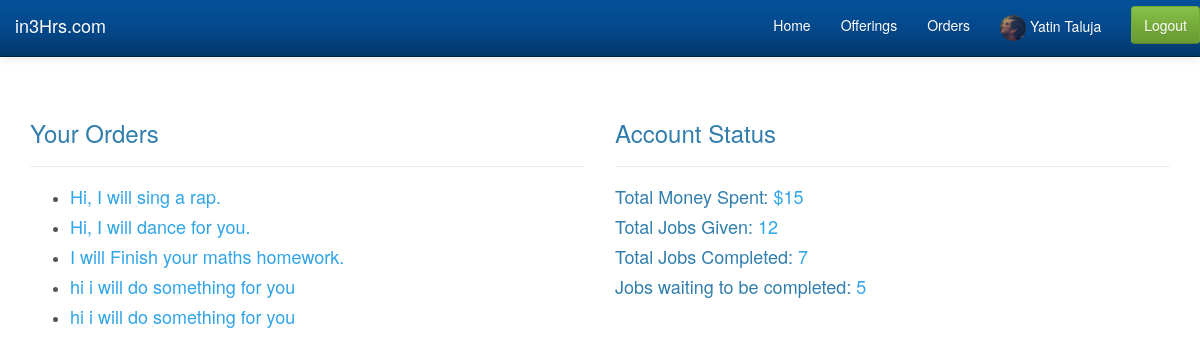
Screenshot of /public/html/client-dashboard.php with the database file from the repository.
### tables this page shows
CREATE TABLE IF NOT EXISTS `orders` (
  `order_id` int(20) NOT NULL AUTO_INCREMENT,
  `offer_id` int(20) NOT NULL,
  `user_id` int(20) NOT NULL,
  `order_no` varchar(20) NOT NULL,
  `details` text NOT NULL,
  `status` varchar(50) NOT NULL,
  `accept_order` int(2) NOT NULL,
  PRIMARY KEY (`order_id`)
);

### public/html/client-dashboard.php (the view, shortened to what this page needs)
<!doctype html>
<html lang="en">
<head>
  <link rel="stylesheet" href="../css/bootstrap.css">
  <link rel="stylesheet" href="../css/styles.css">
</head>
<body>
  <nav class="navbar navbar-inverse navbar-fixed-top" role="navigation">
    <div class="container-fluid">
      <div class="navbar-header">
        <a class="navbar-brand" href="#">in3Hrs.com</a>
      </div>
      <div class="collapse navbar-collapse" id="app-navbar-collapse">
        <ul class="nav navbar-nav navbar-right">
        <li><a href="#">Home</a></li>
        <li><a href="#">Offerings</a></li>
        <li><a href="#">Orders</a></li>
        <li><a href="#"> <img src="../img/yatin-avatar.jpg" class="img-circle" height="26px"> Yatin Taluja</a></li>
        <li>
          <form class="navbar-form navbar-right" role="form">
            <button type="submit" class="btn btn-success">Logout</button>
          </form>
        </li>
      </ul>
      </div>
    </div>
  </nav>
  <div class="container">
    <div class="row">
      <div class="col-md-6">
        <h3>Your Orders</h3>
        <hr>
        <ul>
        <?php
		$query = mysql_query('select * from orders limit 5');
		while($row = mysql_fetch_array($query)) {
			echo '<li><h4><a href="order.php">' . $row['details'] . '</a></h4></li>';
		}
	?>
	</ul>
      </div>
      <div class="col-md-6">
        <h3>Account Status</h3>
        <hr>
        <h4>Total Money Spent: <span class="text-primary">$15</span></h4>
        <h4>Total Jobs Given: <span class="text-primary">12</span></h4>
        <h4>Total Jobs Completed: <span class="text-primary">7</span></h4>
        <h4>Jobs waiting to be completed: <span class="text-primary">5</span></h4>
      </div>
    </div>
  </div>
</body>
</html>

### public/css/styles.css (style rules this page uses)
body { margin-top: 100px; }

### rows the page displays
orders: details "Hi, I will sing a rap."
orders: details "Hi, I will dance for you."
orders: details "I will Finish your maths homework."
orders: details "hi i will do something for you"
orders: details "hi i will do something for you"
